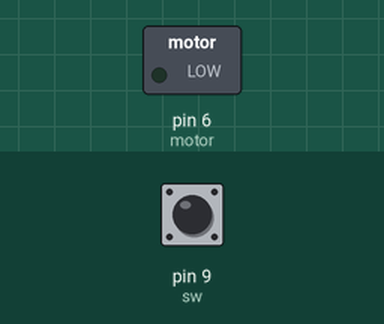
Bench run of a sketch on a simulated Arduino Uno, built with avr-gcc and run on an emulated ATmega328P. On the bench: switched loads named in the sketch (green lamp = pin HIGH). The test bench sets the inputs (shaded band); at power-on: pin 9 (sw) LOW.

Above: at 1.2 s.
1.3 s: pin 9 (sw) pulled HIGH for 0.15 s
At 1.37 s:
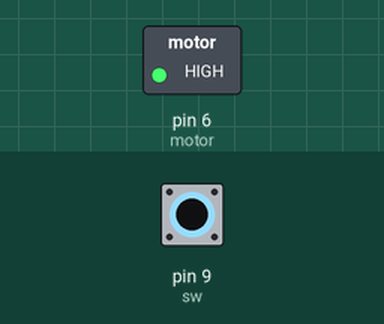
2.9 s: pin 9 (sw) pulled HIGH for 3.2 s
At 6.4 s:
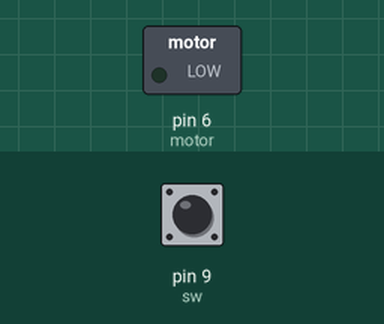
Timing chart, 0 to 7.9 s (numbered marks = the images above; inputs shaded):
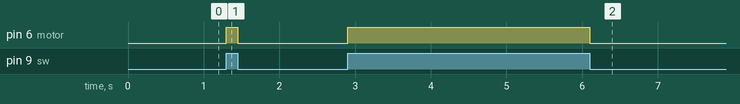

Measured:
- after the input at 1.3 s, pin 6 (motor): LOW → HIGH at once, → LOW 0.15 s later
- after the input at 2.9 s, pin 6 (motor): LOW → HIGH at once, → LOW 3.2 s later

The sketch:

ernal_Circuit_to_send_signal_to_Arduino_to_control_the_motor.ino
```cpp
#define sw 9
#define motor 6
int x;
void setup() {
  pinMode(sw, INPUT);
  pinMode(motor, OUTPUT);
}

void loop() {
  x=digitalRead(sw);
  if(x==1){
    digitalWrite(motor,HIGH);
  }
   else if (x==0){
     digitalWrite(motor,LOW);
   }

}
```
